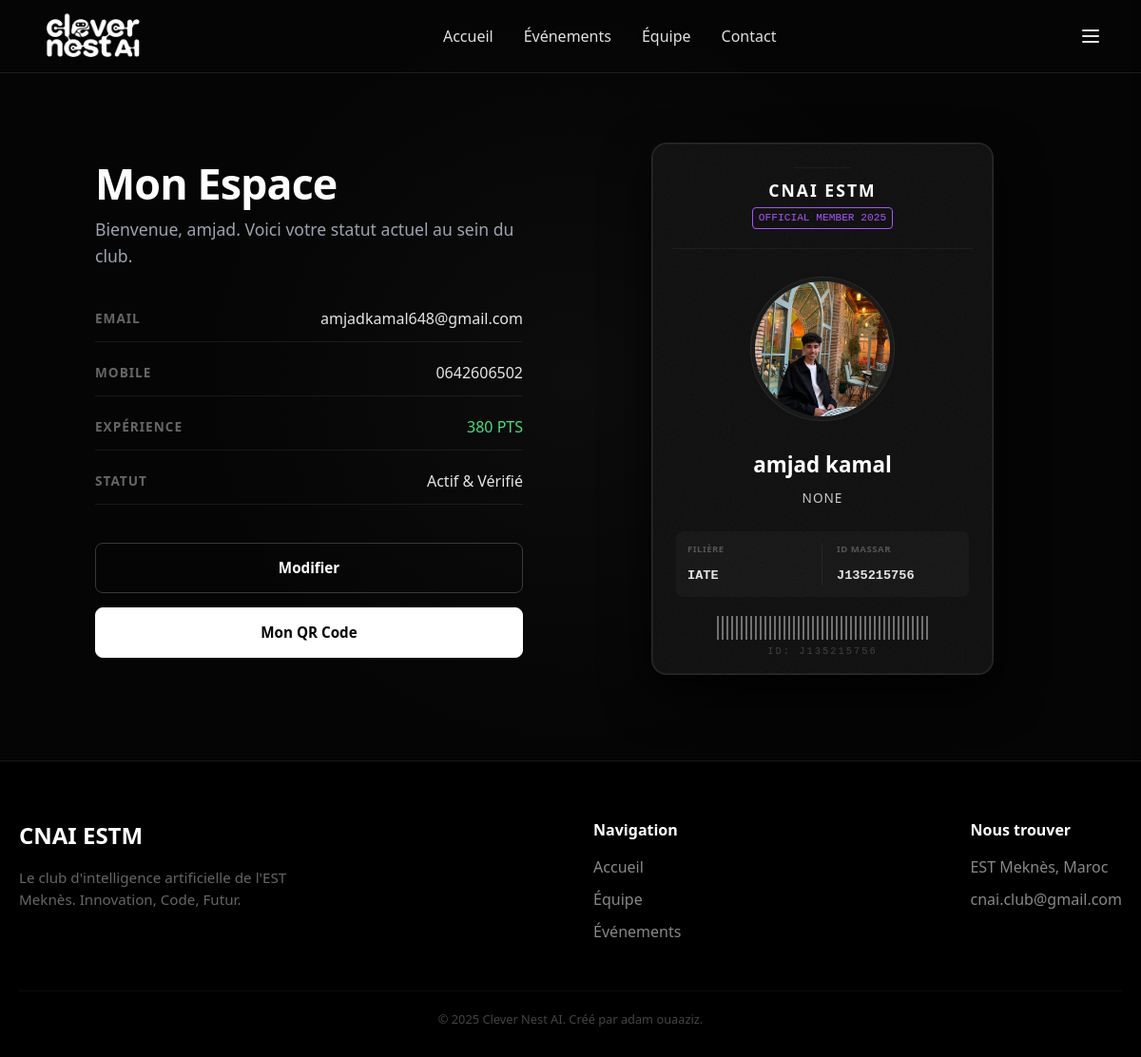
/profile/ (signed in), run on an earlier commit of the app's database.
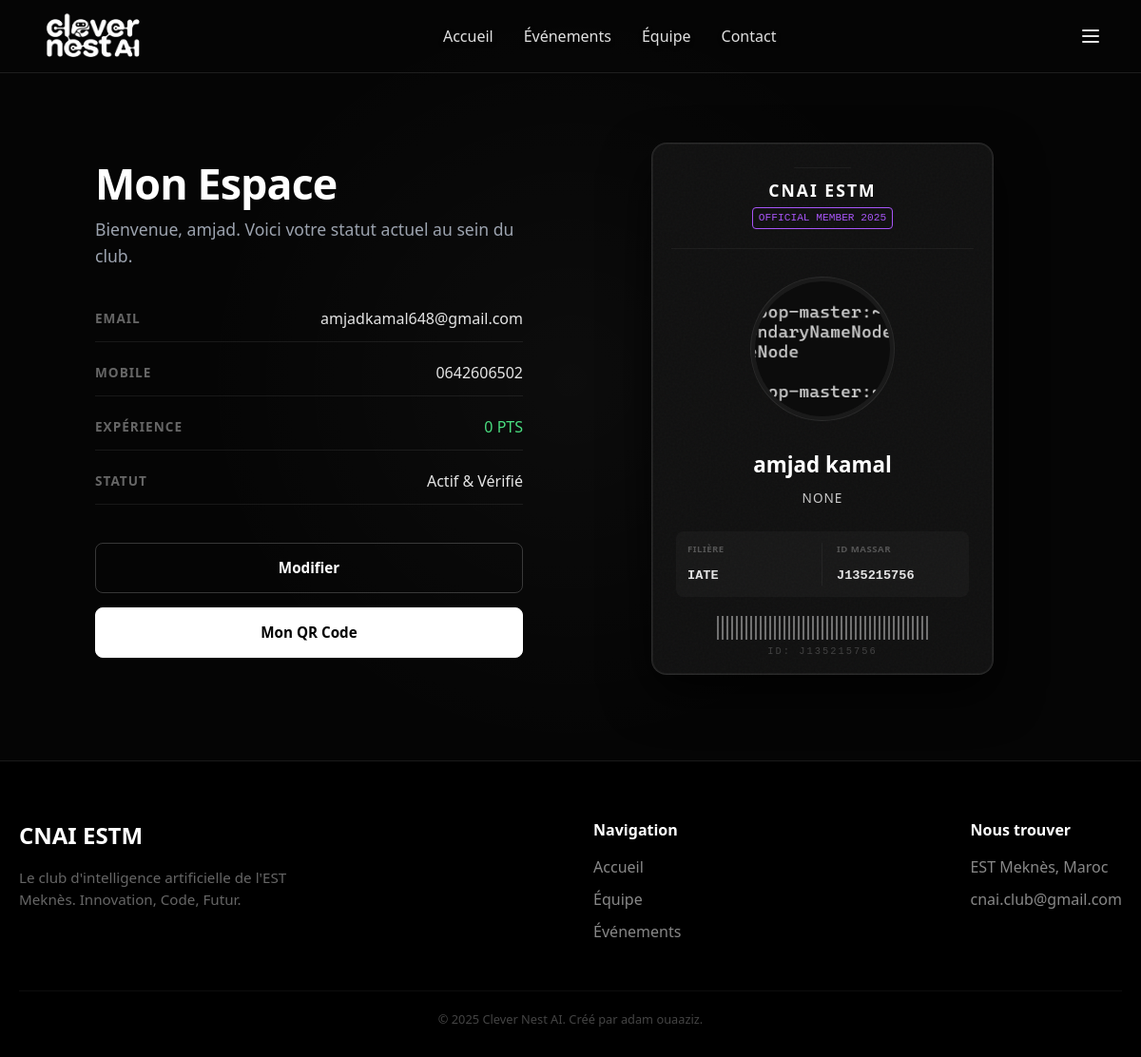
And on a later commit of the database.
### membres/models.py (models this page shows, shortened)
class Membres(models.Model):
    nom = models.CharField(max_length=100)
    prenom = models.CharField(max_length=100)
    email = models.EmailField(unique=True)
    code_MASSAR = models.CharField(max_length=20, unique=True)
    telephone = models.CharField(max_length=15, blank=True, null=True)
    filliere = models.CharField(max_length=100)
    login = models.CharField(max_length=50, unique=True)
    mot_de_passe = models.CharField(max_length=128)
    points = models.IntegerField(default=0)
    rang = models.CharField(max_length=50, blank=True, null=True)
    photo = models.ImageField(upload_to='photos/', blank=True, null=True)
    date_inscription = models.DateTimeField(auto_now_add=True)
    uuid_code = models.UUIDField(default=uuid.uuid4, unique=True, editable=False)
    class Meta:
        ordering = ['nom']
        verbose_name = "Membre"
        verbose_name_plural = "Membres"

### membres/views.py (the view)
# urls.py: path('profile/', views.profile, name='profile'),
def profile(request):
    if not require_login(request): return redirect('login')
    if request.user.is_authenticated:
        return render(request, 'membres/profile.html', {
            'user': request.user, 'is_member': get_is_member(request)
        })
    membre = Membres.objects.get(id=request.session['membre_id'])
    return render(request, 'membres/profile.html', {
        'membre': membre, 'is_member': get_is_member(request)
    })

### membres/views.py (called while the page is built)
def get_is_member(request):
    return request.user.is_authenticated or 'membre_id' in request.session

def require_login(request):
    if request.user.is_authenticated or 'membre_id' in request.session:
        return True
    return False

### membres/templates/membres/profile.html (shortened to what this page needs)
{% extends 'membres/base.html' %}
{% load static %}
{% block content %}
<div class="profile-section">
    <div class="profile-spotlight"></div>
    <div class="profile-container animate-fade-up">
        <div class="info-column">
            <div class="info-header">
                <h1>Mon Espace</h1>
                <p>Bienvenue, {{ membre.prenom }}. Voici votre statut actuel au sein du club.</p>
            </div>
            <div class="info-grid">
                <div class="info-row">
                    <span class="info-label">Email</span>
                    <span class="info-value">{{ membre.email }}</span>
                </div>
                <div class="info-row">
                    <span class="info-label">Mobile</span>
                    <span class="info-value">{{ membre.telephone }}</span>
                </div>
                <div class="info-row">
                    <span class="info-label">Expérience</span>
                    <span class="info-value" style="color: #4ade80;">{{ membre.points }} PTS</span>
                </div>
                <div class="info-row">
                    <span class="info-label">Statut</span>
                    <span class="info-value">Actif & Vérifié</span>
                </div>
            </div>
            <div class="action-buttons">
                <a href="{% url 'settings' %}" class="btn-action btn-outline">Modifier</a>
                <a href="{% url 'my_qr' %}" class="btn-action btn-primary">Mon QR Code</a>
            </div>
        </div>
        <div class="card-column">
            <div class="official-badge">
                <div class="badge-notch"></div>
                <div class="badge-header">
                    <div class="badge-org">CNAI ESTM</div>
                    <div class="badge-year">OFFICIAL MEMBER 2025</div>
                </div>
                <div class="badge-photo-wrapper">
                    {% if membre.photo %}
                        <img src="{{ membre.photo.url }}" class="badge-photo" alt="Profile">
                    {% else %}
                        <div class="badge-placeholder">{{ membre.prenom|first }}</div>
                    {% endif %}
                </div>
                <div class="badge-body">
                    <div class="badge-name">{{ membre.prenom }} {{ membre.nom }}</div>
                    <div class="badge-rank">{{ membre.rang }}</div>
                    <div class="badge-details">
                        <div class="detail-item">
                            <span class="detail-label">Filière</span>
                            <span class="detail-val">{{ membre.filliere }}</span>
                        </div>
                        <div class="detail-item">
                            <span class="detail-label">ID Massar</span>
                            <span class="detail-val">{{ membre.code_MASSAR }}</span>
                        </div>
                    </div>
                </div>
                <div class="badge-footer">
                    <div class="barcode"></div>
                    <div class="id-code">ID: {{ membre.code_MASSAR }}</div>
                </div>
            </div>
        </div>
    </div>
</div>
{% endblock %}

What changed in the data, as far as the page shows it:
changed Membres "amjad": points "380" → "0"; photo: a different picture
